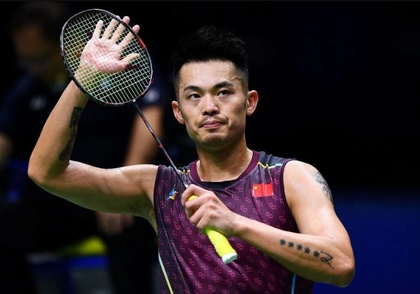
%> input picture HistogramEqualisation/Lin-Dan.jpg, 420 x 294 px, shrunk from 746 x 522 before the run
$ octave HistogramEqualisation.m   (GNU Octave 9; MATLAB toolbox functions it lacks are replaced by stand-ins)
%> lines starting %> are read from the running program, lines starting %| are printed output that depends on the picture
clc;
clear all;
close all;

% Load and preprocess the input image
img = imread("Lin-Dan.jpg");
%> img is the input picture: size 294x420x3 uint8; mean R, G, B 49.6, 39, 42

% Convert RGB image to grayscale if necessary
if size(img, 3) == 3
    img = rgb2gray(img);
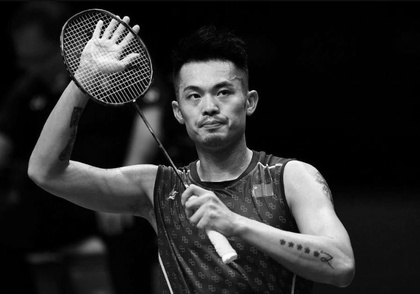
%> img: size 294x420 uint8; min 0, max 253, mean 42.5
end

% [20 lines of commented-out code are left out]
[rows, cols] = size(img);
%> rows = 294; cols = 420
totalPixels = rows * cols;
%> totalPixels = 123480

% Initialize frequency array for intensity levels (0-255)
freq = zeros(256, 1);

% Count frequency of each intensity level
for row = 1:rows
    for col = 1:cols
        pixelValue = img(row, col);
        freq(pixelValue + 1) = freq(pixelValue + 1) + 1;
    end
end
%> after the loop, freq = 256 values, max 26306 at index 2, min 0 at index 255, mean 482.3

% Compute probability distribution function
prob = freq / totalPixels;
%> prob = 256 values, max 0.213 at index 2, min 0 at index 255, mean 0.00391

% Calculate cumulative distribution function
cumProb = zeros(256, 1);
cumProb(1) = prob(1);

for idx = 2:256
    cumProb(idx) = cumProb(idx - 1) + prob(idx);
end
%> after the loop, cumProb = 256 values from 0.0898 to 1

% Map old intensity values to new ones
grayLevels = 256;
transformFunc = round((grayLevels - 1) * cumProb);
%> transformFunc = 256 values from 23 to 255

% Create output equalized image
outputImg = zeros(rows, cols, 'uint8');

for row = 1:rows
    for col = 1:cols
        originalIntensity = img(row, col);
        outputImg(row, col) = transformFunc(originalIntensity + 1);
    end
end
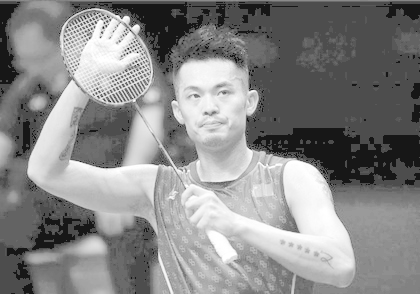
%> outputImg: size 294x420 uint8; min 23, max 255, mean 135.3

% Display results in a figure window
figure;

subplot(2,2,1);
imshow(img);
title('Input Image');

subplot(2,2,2);
imhist(img);
title('Input Image Histogram');

subplot(2,2,3);
imshow(outputImg);
title('Enhanced Output Image');

subplot(2,2,4);
imhist(outputImg);
title('Output Image Histogram');
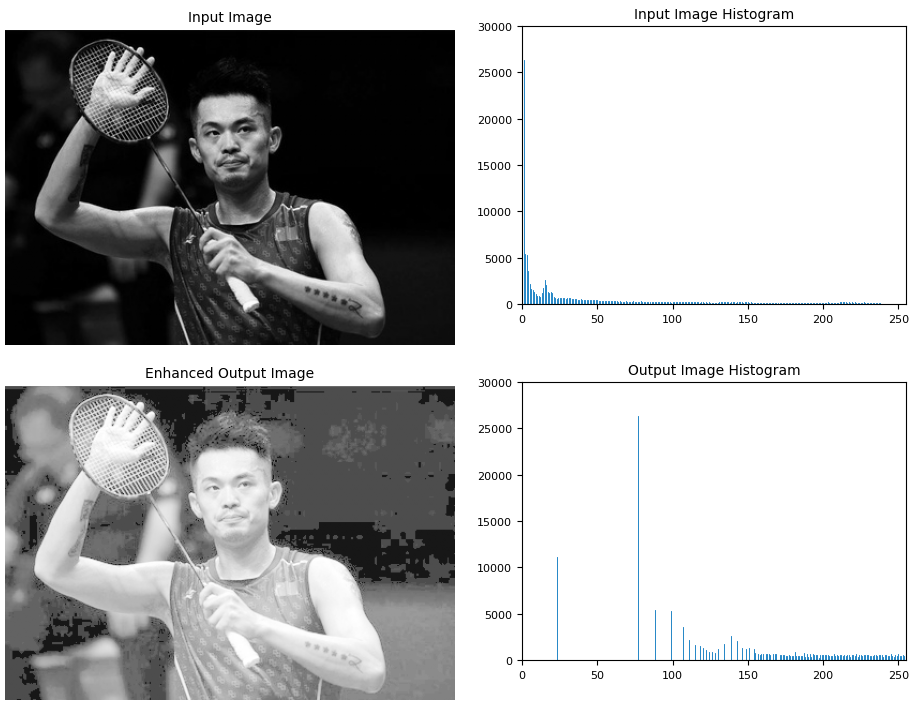
%> figure redrawn from the program's plot data, 4 panels
